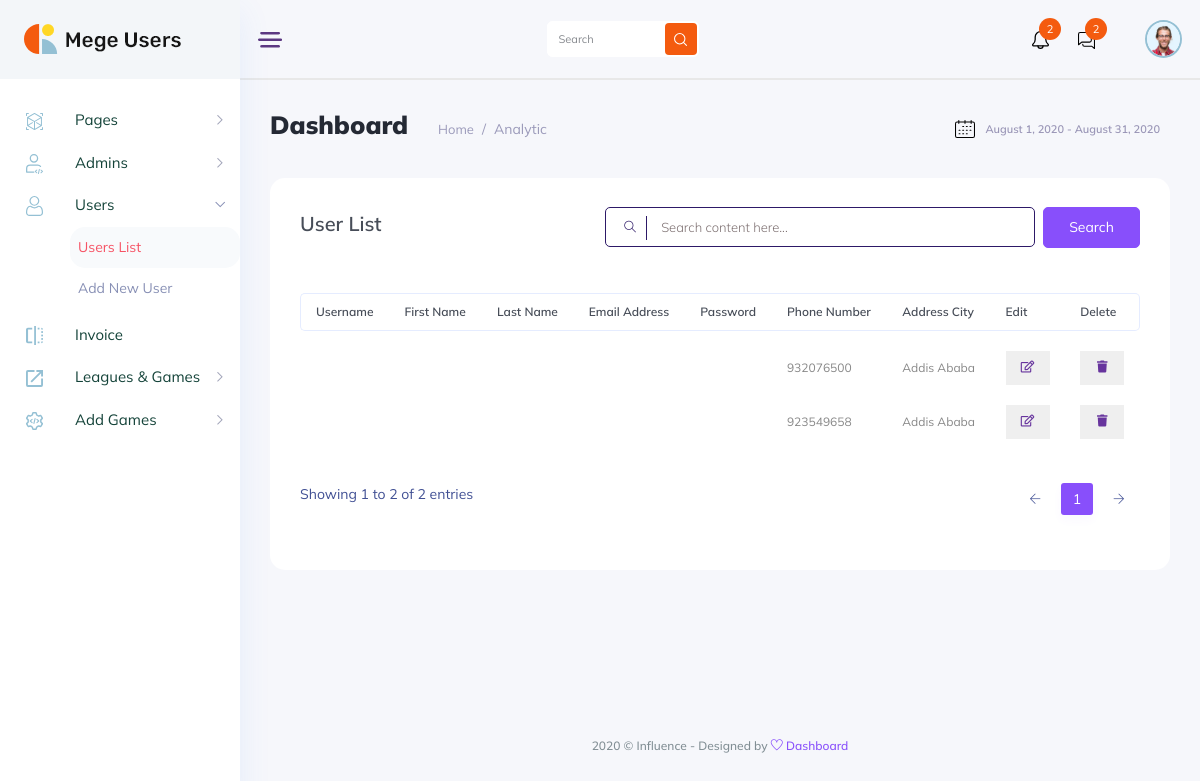
/userList/, run on the app's committed database.
### Admin/models.py (models this page shows, shortened)
class User(models.Model):
    dob = models.DateField()
    phone_number = models.PositiveIntegerField()
    address_city = models.CharField(max_length=30)
    customuser = models.OneToOneField(CustomUser , on_delete= models.CASCADE,null=True,blank=True)

### Admin/views.py (the view)
# urls.py: path('userList/', views.userList, name='userList'),
def userList(request):
    context = {
        'user_list' : User.objects.all()
    }
    return render(request, 'user_list.html', context)

### Admin/templates/user_list.html (shortened to what this page needs)
{% load static %}
<!DOCTYPE html>
<html lang="zxx">
  {% include 'includes/head1.html' %}
  <body class="crm_body_bg">
    {% include 'includes/nav.html' %}
    <section class="main_content dashboard_part large_header_bg">
      {% include 'includes/content.html' %}
      <div class="main_content_iner overly_inner">
        <div class="container-fluid p-0">
          <div class="row">
            <div class="col-12">
              <div
                class="page_title_box d-flex flex-wrap align-items-center justify-content-between"
              >
                <div class="page_title_left d-flex align-items-center">
                  <h3 class="f_s_25 f_w_700 dark_text mr_30">Dashboard</h3>
                  <ol class="breadcrumb page_bradcam mb-0">
                    <li class="breadcrumb-item">
                      <a href="javascript:void(0);">Home</a>
                    </li>
                    <li class="breadcrumb-item active">Analytic</li>
                  </ol>
                </div>
                <div class="page_title_right">
                  <div class="page_date_button d-flex align-items-center">
                    <img src="{% static 'img/icon/calender_icon.svg' %}" alt />
                    August 1, 2020 - August 31, 2020
                  </div>
                </div>
              </div>
            </div>
          </div>
          <div class="row">
            <div class="col-lg-12">
              <div class="white_card card_height_100 mb_30 pt-4">
                <div class="white_card_body">
                  <div class="QA_section">
                    <div class="white_box_tittle list_header">
                      <h4>User List</h4>
                      <div class="box_right d-flex lms_block">
                        <div class="serach_field_2">
                          <div class="search_inner">
                            <form active="#">
                              <div class="search_field">
                                <input
                                  type="text"
                                  placeholder="Search content here..."
                                />
                              </div>
                              <button type="submit">
                                <i class="ti-search"></i>
                              </button>
                            </form>
                          </div>
                        </div>
                        <div class="add_button ms-2">
                          <a
                            href="#"
                            data-toggle="modal"
                            data-target="#addcategory"
                            class="btn_1"
                            >search</a
                          >
                        </div>
                      </div>
                    </div>
                    <div class="QA_table mb_30">
                      <table class="table lms_table_active">
                        <thead>
                          <tr>
                            <th scope="col">Username</th>
                            <th scope="col">First Name</th>
                            <th scope="col">Last Name</th>
                            <th scope="col">Email Address</th>
                            <th scope="col">Password</th>
                            <th scope="col">Phone Number</th>
                            <th scope="col">Address City</th>
                            <th scope="col">Edit</th>
                            <th scope="col">Delete</th>
                          </tr>
                        </thead>
                        <tbody>
                          {% for user in user_list %}
                          <tr>
                            <td>{{user.user_name}}</td>
                            <td>{{user.first_name}}</td>
                            <td>
                            </td>
                            <td><a href="#">{{user.email}}</a></td>
                            <td><a href="#" class="btn-danger">{{user.password}}</a></td>
                            <td>{{user.phone_number}}</td>
                            <td>{{user.address_city}}</td>
                            <td><button type="submit" style="border: none;"><a href="{% url 'editUser' user.id %}" class="action_btn"><i class="far fa-edit"></i></a></button></td>
                            <td><button type="submit" style="border: none;"><a href="{% url 'deleteUser' user.id %}" class="action_btn"><i class="fas fa-trash"></i></a></button></td>
                          </tr>
                          {% endfor %}
                        </tbody>
                      </table>
                    </div>
                  </div>
                </div>
              </div>
            </div>
          </div>
        </div>
      </div>
      <div class="footer_part">
        <div class="container-fluid">
          <div class="row">
            <div class="col-lg-12">
              <div class="footer_iner text-center">
                <p>
                  2020 © Influence - Designed by
                  <a href="#"> <i class="ti-heart"></i> </a
                  ><a href="#"> Dashboard</a>
                </p>
              </div>
            </div>
          </div>
        </div>
      </div>
    </section>
  </body>
</html>

### data on the page
User: phone_number "932076500", address_city "Addis Ababa"
User: phone_number "923549658", address_city "Addis Ababa"
